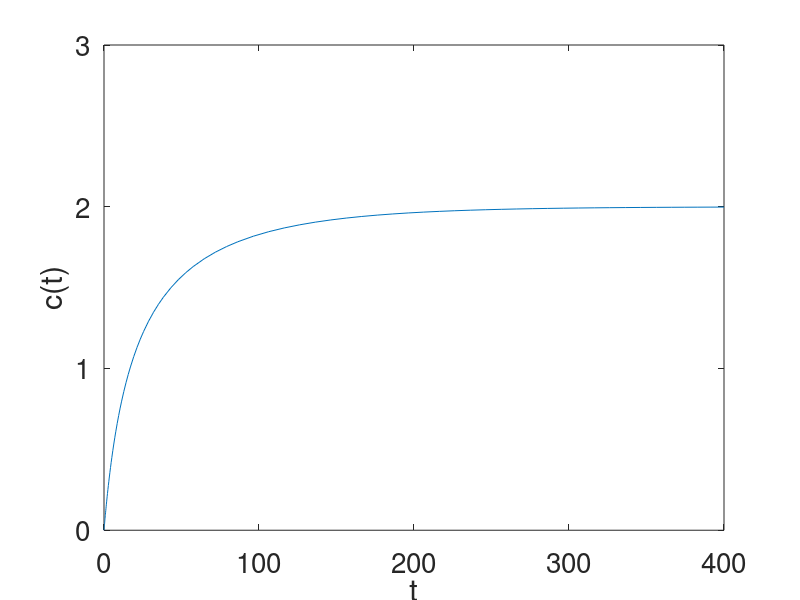

The MATLAB source for this figure:
% Program_09e - Solving Simple Differential Equations.
% Chapter 9 - Differential Equations.
% Copyright Springer 2025. Stephen Lynch.

% Chemical kinetics (Example 10, Figure 9.7).
k=0.00713;
deqn = @(t,c) k*(4-c)^2*(1-c/2); 
[t,ca]=ode45(deqn,[0 400],0);
plot(t,ca(:,1))
set(gca,'FontSize',20);
axis([0 400 0 3])
fsize=15;
set(gca,'XTick',0:100:400)
set(gca,'YTick',0:1:3)
xlabel('t')
ylabel('c(t)')
hold off
% End of Program_09e.
